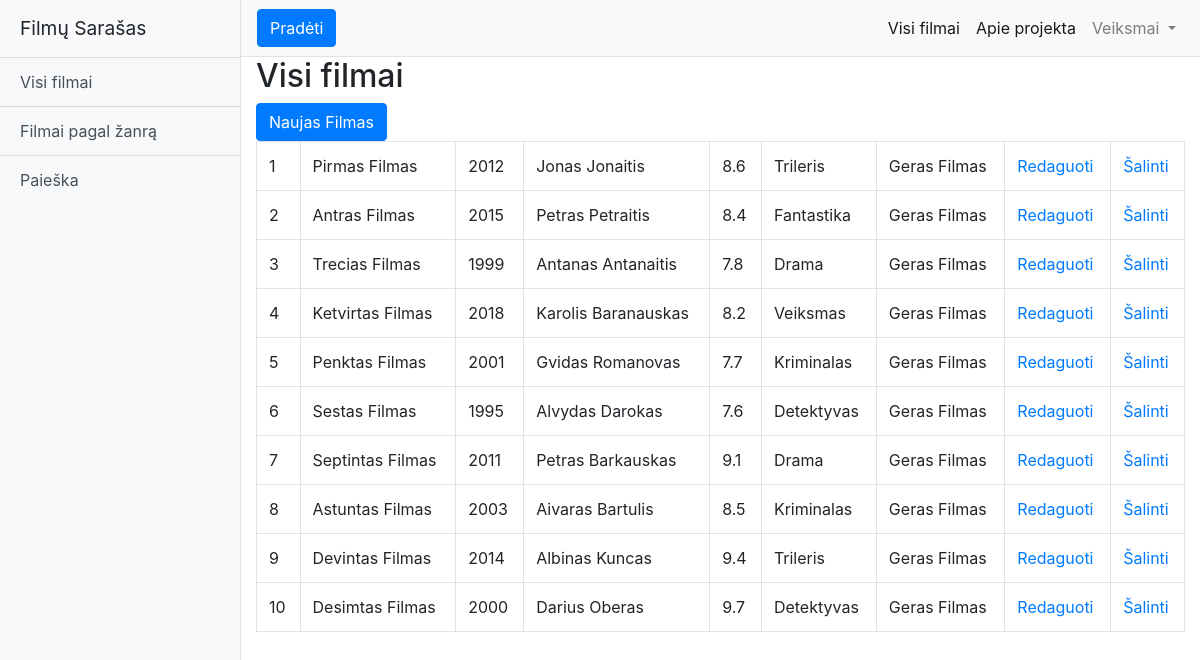
/?page=Visi, run on the app's committed database.
### tables this page shows
CREATE TABLE `filmai` (
  `id` int(4) NOT NULL,
  `pavadinimas` varchar(100) NOT NULL,
  `rezisierius` varchar(100) NOT NULL,
  `metai` int(4) NOT NULL,
  `zanrai` int(4) NOT NULL,
  `aprasymas` varchar(200) NOT NULL,
  `imdb` float NOT NULL
);

CREATE TABLE `zanrai` (
  `id` int(4) NOT NULL,
  `pavadinimas` varchar(100) NOT NULL
);

### index.php (called while the page is built, shortened)
<?php
require "config/nav.php";
require "templates/index.view.php";
require_once "templates/index.view.php";
?>

### config/nav.php (called while the page is built)
<?php
$navigation = [
    'leftside' => [
        'Visi' => "Visi filmai",
        'Zanrai' => "Filmai pagal žanrą",
        'Paieska' => "Paieška",
    ],
    'actions' => [
        '/' => "Visi filmai",
        'apie' => "Apie projekta",
        'Dropdown' => [
            'Filmu valdymas' => "Filmu valdymas",
            'Žanru valdymas' => "Žanru valdymas",
        ]
    ]
];

### templates/pages/all_movies.page.php (the view, shortened to what this page needs)
<h2>Visi filmai</h2>
<?php
$dsn= "mysql:host=$host; dbname=$db";
try{
    $conn = new PDO ($dsn, $username, $password,$options);
    if ($conn){
        $stmt = $conn->query("SELECT filmai.id, filmai.pavadinimas, filmai.aprasymas,
        filmai.metai, filmai.imdb, filmai.zanrai, filmai.rezisierius, zanrai.pavadinimas As zanro_pavadinimas
        FROM filmai
        INNER JOIN zanrai ON filmai.zanrai=zanrai.id");
        $filmai = $stmt->fetchAll();
    }
}catch (PDOException $e){
    echo $e->getMessage();
}?>
<a href="/?page=naujas-filmas" class="btn btn-primary">Naujas Filmas</a>
<table class="table table-bordered">
        <?php
        foreach ($filmai as $column => $filmas):?>
    <tr>
        <td><?=$filmas['id'];?></td>
        <td><?=$filmas['pavadinimas'];?></td>
        <td><?=$filmas['metai'];?></td>
        <td><?=$filmas['rezisierius'];?></td>
        <td><?=$filmas['imdb'];?></td>
        <td><?=$filmas['zanro_pavadinimas'];?></td>
        <td><?=$filmas['aprasymas'];?></td>
        <td><a href="?page=filmo-redagavimas&id=<?=$filmas['id'];?>">Redaguoti</a></td>
        <td><a href="?page=filmo-salinimas&id=<?=$filmas['id'];?>">Šalinti</a></td>
    </tr>
    <?php endforeach;?>
</table>

### templates/index.view.php (shortened to what this page needs)
<!DOCTYPE html>
<html lang="lt">
<head>
    <link href="templates/css/bootstrap.min.css" rel="stylesheet">
    <link href="templates/css/simple-sidebar.css" rel="stylesheet">
</head>
<body>
<div class="d-flex" id="wrapper">
    <?php include"_partials/header.view.php"?>
    <div id="page-content-wrapper">
        <?php include"_partials/nav.view.php"?>
        <main class="container-fluid">
            <?php
            require ($_SERVER['DOCUMENT_ROOT'].'/justinas/trecias/config/routs.php');
            ?>
        </main>
    </div>
</div>
</body>
</html>

### templates/_partials/header.view.php
<div class="bg-light border-right" id="sidebar-wrapper">
    <div class="sidebar-heading">Filmų Sarašas </div>
    <div class="list-group list-group-flush">
        <?php foreach ($navigation as $sritis => $pavadinimas): ?>
            <?php if ($sritis == 'leftside') :?>
                <?php foreach ($pavadinimas as $title => $href ) :?>
                    <a href="?page=<?= $title ; ?>" class="list-group-item list-group-item-action bg-light"> <?= $href; ?></a>
                <?php endforeach; ?>
            <?php endif; ?>
        <?php endforeach; ?>
    </div>
</div>

### templates/_partials/nav.view.php (shortened to what this page needs)
<div id="page-content-wrapper">
    <nav class="navbar navbar-expand-lg navbar-light bg-light border-bottom">
        <button class="btn btn-primary" id="menu-toggle">Pradėti</button>
        <div class="collapse navbar-collapse" id="navbarSupportedContent">
            <ul class="navbar-nav ml-auto mt-2 mt-lg-0">
                <?php foreach ($navigation['actions'] as $href => $title): ?>
                    <?php if ($href != 'Dropdown') : ?>
                        <li class="nav-item active">
                            <a class="nav-link" href="?page=<?= $href; ?>"><?= $title; ?> <span class="sr-only">(current)</span></a>
                        </li>
                    <?php else : ?>
                        <li class="nav-item dropdown">
                            <a class="nav-link dropdown-toggle" href="#" id="navbarDropdown" role="button"
                               data-toggle="dropdown" aria-haspopup="true" aria-expanded="false">
                                Veiksmai
                            </a>
                        </li>
                    <?php endif; ?>
                <?php endforeach; ?>
            </ul>
        </div>
    </nav>

### config/routs.php (shortened to what this page needs)
<?php
if (isset($_GET['page'])){
    switch (htmlspecialchars($_GET['page'])){
        case 'Visi':
            include ('templates/pages/all_movies.page.php');
            break;
    }
} else {
    include ('templates/pages/home.page.php');
}

### templates/css/simple-sidebar.css (style rules this page uses)
body { overflow-x: hidden; }
#sidebar-wrapper { min-height: 100vh; margin-left: -15rem; -webkit-transition: margin .25s ease-out; -moz-transition: margin .25s ease-out; -o-transition: margin .25s ease-out; transition: margin .25s ease-out; }
#sidebar-wrapper .sidebar-heading { padding: 0.875rem 1.25rem; font-size: 1.2rem; }
#sidebar-wrapper .list-group { width: 15rem; }
#page-content-wrapper { min-width: 100vw; }
@media (min-width: 768px) { #sidebar-wrapper { margin-left: 0; } }
@media (min-width: 768px) { #page-content-wrapper { min-width: 0; width: 100%; } }

### data on the page
filmai: id "1", pavadinimas "Pirmas Filmas", metai "2012", rezisierius "Jonas Jonaitis", imdb "8.6", zanrai.pavadinimas "Trileris", aprasymas "Geras Filmas"
filmai: id "2", pavadinimas "Antras Filmas", metai "2015", rezisierius "Petras Petraitis", imdb "8.4", zanrai.pavadinimas "Fantastika", aprasymas "Geras Filmas"
filmai: id "3", pavadinimas "Trecias Filmas", metai "1999", rezisierius "Antanas Antanaitis", imdb "7.8", zanrai.pavadinimas "Drama", aprasymas "Geras Filmas"
filmai: id "4", pavadinimas "Ketvirtas Filmas", metai "2018", rezisierius "Karolis Baranauskas", imdb "8.2", zanrai.pavadinimas "Veiksmas", aprasymas "Geras Filmas"
filmai: id "5", pavadinimas "Penktas Filmas", metai "2001", rezisierius "Gvidas Romanovas", imdb "7.7", zanrai.pavadinimas "Kriminalas", aprasymas "Geras Filmas"
filmai: id "6", pavadinimas "Sestas Filmas", metai "1995", rezisierius "Alvydas Darokas", imdb "7.6", zanrai.pavadinimas "Detektyvas", aprasymas "Geras Filmas"
filmai: id "7", pavadinimas "Septintas Filmas", metai "2011", rezisierius "Petras Barkauskas", imdb "9.1", zanrai.pavadinimas "Drama", aprasymas "Geras Filmas"
filmai: id "8", pavadinimas "Astuntas Filmas", metai "2003", rezisierius "Aivaras Bartulis", imdb "8.5", zanrai.pavadinimas "Kriminalas", aprasymas "Geras Filmas"
filmai: id "9", pavadinimas "Devintas Filmas", metai "2014", rezisierius "Albinas Kuncas", imdb "9.4", zanrai.pavadinimas "Trileris", aprasymas "Geras Filmas"
filmai: id "10", pavadinimas "Desimtas Filmas", metai "2000", rezisierius "Darius Oberas", imdb "9.7", zanrai.pavadinimas "Detektyvas", aprasymas "Geras Filmas"

### other printed values
$href "Visi filmai"
$href "Filmai pagal žanrą"
$href "Paieška"
$title "Visi filmai"
$title "Apie projekta"
